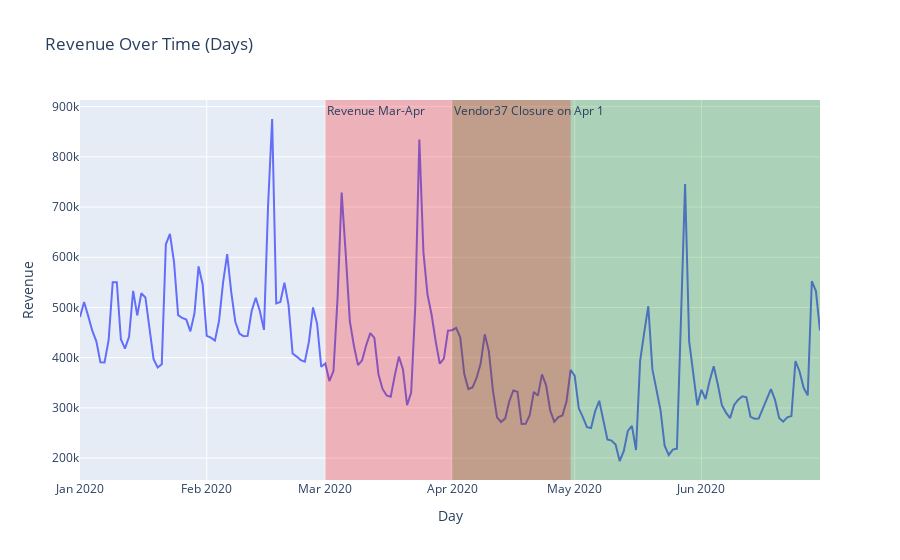
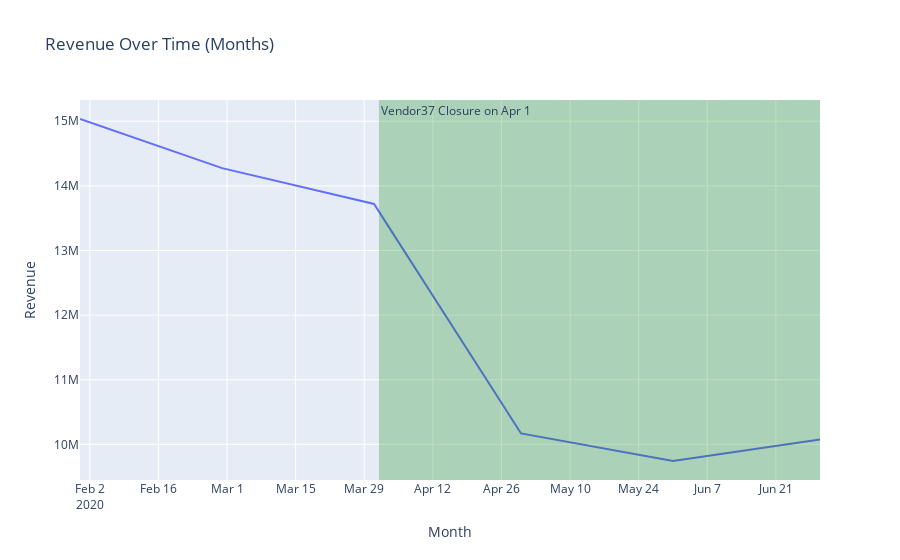

Notebook code cell kept with these figures, in order:
### Markdown cell above
### Exploring revenue, transactions and user over time

### Code cell
df = (
    transactions.groupby(["date"])
    .agg(revenue=("revenue", "sum"), sku_count=("sku", "count"))
    .sort_values("date")
    .reset_index()
)
fig = px.line(
    df,
    x="date",
    y="revenue",
    title="Revenue Over Time (Days)",
    labels={"date": "Day", "revenue": "Revenue"},
)
fig.add_vrect(
    x0="2020-04-01",
    x1="2020-06-30",
    row="all",
    col=1,
    annotation_text="Vendor37 Closure on Apr 1",
    annotation_position="top left",
    fillcolor="green",
    opacity=0.25,
    line_width=0,
)
fig.add_vrect(
    x0="2020-03-01",
    x1="2020-04-30",
    row="all",
    col=1,
    annotation_text="Revenue Mar-Apr",
    annotation_position="top left",
    fillcolor="red",
    opacity=0.25,
    line_width=0,
)
# fig.add_scatter(x=df['date'], y=df['revenue'].rolling(window=30).mean(), mode='lines') for moving averages
fig.show()

df = df.groupby(df["date"].dt.to_period("M")).agg({"revenue": "sum"}).reset_index()
df["date"] = df["date"].astype("str")
df["date"] = pd.to_datetime(df["date"], format="%Y-%m") + MonthEnd(0)
fig = px.line(
    df,
    x="date",
    y="revenue",
    title="Revenue Over Time (Months)",
    labels={"date": "Month", "revenue": "Revenue"},
)
fig.add_vrect(
    x0="2020-04-01",
    x1="2020-06-30",
    row="all",
    col=1,
    annotation_text="Vendor37 Closure on Apr 1",
    annotation_position="top left",
    fillcolor="green",
    opacity=0.25,
    line_width=0,
)
fig.show()

### Figure 1 — Plotly figure (JSON) as saved in the notebook; plotly's stock layout.template omitted (floating-point values rounded to 4 significant figures; data arrays with more than 128 entries replaced by an {"elided": "..."} marker saying what was removed)
{"data": [{"hovertemplate": "Day=%{x}<br>Revenue=%{y}<extra></extra>", "legendgroup": "", "line": {"color": "#636efa", "dash": "solid"}, "marker": {"symbol": "circle"}, "mode": "lines", "name": "", "orientation": "v", "showlegend": false, "type": "scatter", "x": {"elided": "182 str values"}, "xaxis": "x", "y": {"elided": "182 float values"}, "yaxis": "y"}], "layout": {"annotations": [{"showarrow": false, "text": "Vendor37 Closure on Apr 1", "x": "2020-04-01", "xanchor": "left", "xref": "x", "y": 1, "yanchor": "top", "yref": "y domain"}, {"showarrow": false, "text": "Revenue Mar-Apr", "x": "2020-03-01", "xanchor": "left", "xref": "x", "y": 1, "yanchor": "top", "yref": "y domain"}], "legend": {"tracegroupgap": 0}, "shapes": [{"fillcolor": "green", "line": {"width": 0}, "opacity": 0.25, "type": "rect", "x0": "2020-04-01", "x1": "2020-06-30", "xref": "x", "y0": 0, "y1": 1, "yref": "y domain"}, {"fillcolor": "red", "line": {"width": 0}, "opacity": 0.25, "type": "rect", "x0": "2020-03-01", "x1": "2020-04-30", "xref": "x", "y0": 0, "y1": 1, "yref": "y domain"}], "title": {"text": "Revenue Over Time (Days)"}, "xaxis": {"anchor": "y", "domain": [0, 1], "title": {"text": "Day"}}, "yaxis": {"anchor": "x", "domain": [0, 1], "title": {"text": "Revenue"}}}}

### Figure 2 — Plotly figure (JSON) as saved in the notebook; plotly's stock layout.template omitted (floating-point values rounded to 4 significant figures)
{"data": [{"hovertemplate": "Month=%{x}<br>Revenue=%{y}<extra></extra>", "legendgroup": "", "line": {"color": "#636efa", "dash": "solid"}, "marker": {"symbol": "circle"}, "mode": "lines", "name": "", "orientation": "v", "showlegend": false, "type": "scatter", "x": ["2020-01-31T00:00:00", "2020-02-29T00:00:00", "2020-03-31T00:00:00", "2020-04-30T00:00:00", "2020-05-31T00:00:00", "2020-06-30T00:00:00"], "xaxis": "x", "y": [15040000.0, 14270000.0, 13720000.0, 10170000.0, 9742000.0, 10080000.0], "yaxis": "y"}], "layout": {"annotations": [{"showarrow": false, "text": "Vendor37 Closure on Apr 1", "x": "2020-04-01", "xanchor": "left", "xref": "x", "y": 1, "yanchor": "top", "yref": "y domain"}], "legend": {"tracegroupgap": 0}, "shapes": [{"fillcolor": "green", "line": {"width": 0}, "opacity": 0.25, "type": "rect", "x0": "2020-04-01", "x1": "2020-06-30", "xref": "x", "y0": 0, "y1": 1, "yref": "y domain"}], "title": {"text": "Revenue Over Time (Months)"}, "xaxis": {"anchor": "y", "domain": [0, 1], "title": {"text": "Month"}}, "yaxis": {"anchor": "x", "domain": [0, 1], "title": {"text": "Revenue"}}}}
